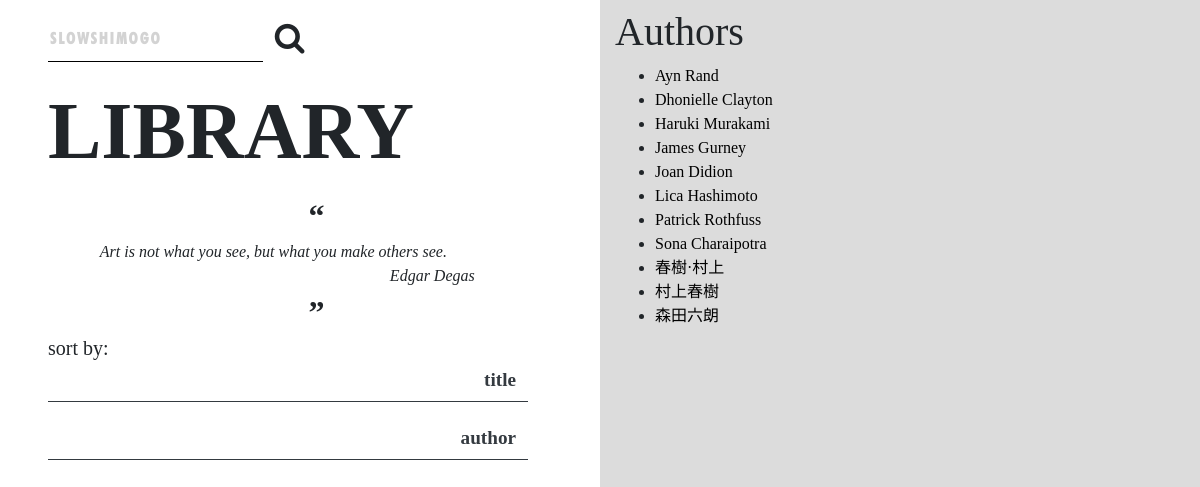
Screenshot of /catalog/authors/ with the database file from the repository.
### catalog/models.py (models this page shows, shortened)
class Quote(models.Model):
    quote = models.TextField(max_length=1000, help_text='Enter your favourite quote')
    author = models.CharField(max_length=200)

class Author(models.Model):
    name = models.CharField(max_length=150)
    def get_absolute_url(self):
        return reverse('author-detail', args=[str(self.id)])
    class Meta:
        ordering = ['name']

### catalog/views.py (the view)
# urls.py: path('authors/', views.AuthorListView.as_view(), name='authors'),
class AuthorListView(generic.ListView):
    model = Author

### lilianlibrary/context_processor.py (called while the page is built)
def quote_generator(request):
    total_quotes = Quote.objects.all().count()
    if total_quotes == 0:
        return {'random_quote': ''}
    random_id = sample(range(1, total_quotes + 1), 1)
    random_quote = Quote.objects.filter(id__in=random_id)
    return {'random_quote': random_quote}

### catalog/templates/catalog/author_list.html (shortened to what this page needs)
{% extends "layout.html" %}
{% block content %}
    <div class="container h-100 mt-2">
        {% if author_list %}
            <h1>Authors</h1>
            <ul>
                {% for author in author_list %}
                    <li>
                    <a href="{{ author.get_absolute_url }}">
                        {{ author.name }}
                    </a>
                    </li>
                {% endfor %}
            </ul>
        {% else %}
            <p>No authors available.</p>
        {% endif %}
    </div>
{% endblock %}

### catalog/templates/layout.html (shortened to what this page needs)
<!DOCTYPE html>
<html lang="en-US">
<head>
    <link rel="stylesheet" href="https://stackpath.bootstrapcdn.com/bootstrap/4.5.0/css/bootstrap.min.css">
    <link rel="stylesheet" href="https://use.typekit.net/ygt2xei.css">
    {% load static %}
    <link rel="stylesheet" href="{% static 'css/styles.css' %}">
    <link rel="stylesheet" href="https://cdnjs.cloudflare.com/ajax/libs/font-awesome/4.7.0/css/font-awesome.min.css">
</head>
<body>
    <div class="container-fluid">
        <div id="contents" class="row">
            <nav id="menu" class="col-md-6 d-none d-sm-none d-md-block pl-5">
                <form action="{% url 'search' %}" method="GET">
                    <div class="input-group input-group-lg my-3">
                        <input class="search-box" type="text" name="search" placeholder="SLOWSHIMOGO"/>
                        <button id="search-button" class='btn' type="submit">
                            <i id="icon" class="fa fa-search icon-large"></i>
                        </button>
                    </div>
                </form>
                <a href="{% url 'index' %}" class="text-body navbar-brand">
                    <h1 id="main-title" class="font-weight-bold">LIBRARY</h1>
                </a>
                <div>
                    <p class="text-center quotation mb-0">“</p>
                    <div class="text-center mx-4 w-75">
                        <p id="quote" class="font-italic text-center mb-0">
                            {% for quote in random_quote %}
                                {{ quote.quote }}
                        </p>
                        <p id="author" class="font-italic text-right mb-0">{{ quote.author}}</p>
                            {% endfor %}
                    </div>
                    <p class="text-center quotation mb-0">”</p>
                </div>
                <h5 class="mb-0">sort by:</h5>
                <div class="d-flex flex-column">
                    <a class="mb-3" href="{% url 'books' %}">
                        <div class="btn btn-outline-dark menu-buttons">
                            <p class="text-right font-weight-bold mb-0">
                                title
                            </p>
                        </div>
                    </a>
                    <a class="mb-3" href="{% url 'authors' %}">
                        <div class="btn btn-outline-dark menu-buttons">
                            <p class="text-right font-weight-bold mb-0">
                                author
                            </p>
                        </div>
                    </a>
                </div>
            </nav>
            <div id="content" class="col-md-6 px-0">
                {% block content %}{% endblock %}
            </div>
        </div>
    </div>
</body>
</html>

### catalog/static/css/styles.css (style rules this page uses)
.search-box::placeholder { font-family: 'Futura Bold', sans-serif; opacity: 1; letter-spacing: 2px; color: LightGray; font-weight: bold; }
body { font-family: adobe-garamond-pro, serif; }
#menu { height: 100vh; }
#content { height: 100vh; overflow: hidden; background-color: Gainsboro; }
.search-box { border: none; border-bottom-style: solid; border-width: 1px; width: 40% }
#search-button { border: none; background-color: inherit; }
#icon { font-size: 2em; }
#main-title { text-decoration: none; font-size: 4em; }
.quotation { font-weight: bold; font-size: 2em; }
.btn { border: none; border-bottom-style: solid; border-width: 1px; border-radius: 0; }
.menu-buttons { width: 40vw; }
.menu-buttons > p { font-size: 1.2em; }
li a { color: black; }

### rows the page displays
Quote: quote "Art is not what you see, but what you make others see.", author "Edgar Degas"
Author: name "Ayn Rand"
Author: name "Dhonielle Clayton"
Author: name "Haruki Murakami"
Author: name "James Gurney"
Author: name "Joan Didion"
Author: name "Lica Hashimoto"
Author: name "Patrick Rothfuss"
Author: name "Sona Charaipotra"
Author: name "春樹·村上"
Author: name "村上春樹"
Author: name "森田六朗"
